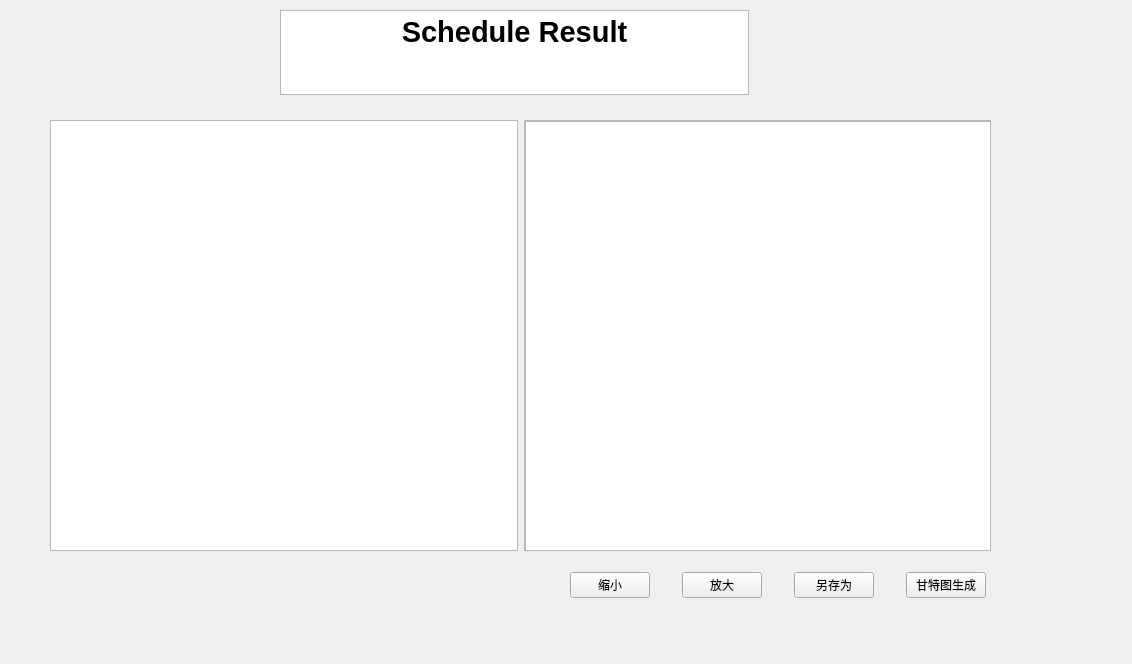
<?xml version="1.0" encoding="UTF-8"?>
<ui version="4.0">
 <class>haspagaresult</class>
 <widget class="QWidget" name="haspagaresult">
  <property name="geometry">
   <rect>
    <x>0</x>
    <y>0</y>
    <width>1132</width>
    <height>664</height>
   </rect>
  </property>
  <property name="windowTitle">
   <string>Schedule Result</string>
  </property>
  <widget class="QTextBrowser" name="textBrowser">
   <property name="geometry">
    <rect>
     <x>280</x>
     <y>10</y>
     <width>469</width>
     <height>85</height>
    </rect>
   </property>
   <property name="html">
    <string>&lt;!DOCTYPE HTML PUBLIC &quot;-//W3C//DTD HTML 4.0//EN&quot; &quot;http://www.w3.org/TR/REC-html40/strict.dtd&quot;&gt;
&lt;html&gt;&lt;head&gt;&lt;meta name=&quot;qrichtext&quot; content=&quot;1&quot; /&gt;&lt;meta charset=&quot;utf-8&quot; /&gt;&lt;style type=&quot;text/css&quot;&gt;
p, li { white-space: pre-wrap; }
hr { height: 1px; border-width: 0; }
li.unchecked::marker { content: &quot;\2610&quot;; }
li.checked::marker { content: &quot;\2612&quot;; }
&lt;/style&gt;&lt;/head&gt;&lt;body style=&quot; font-family:'Microsoft YaHei UI'; font-size:9pt; font-weight:400; font-style:normal;&quot;&gt;
&lt;p align=&quot;center&quot; style=&quot; margin-top:0px; margin-bottom:0px; margin-left:0px; margin-right:0px; -qt-block-indent:0; text-indent:0px;&quot;&gt;&lt;span style=&quot; font-size:22pt; font-weight:700;&quot;&gt;Schedule Result&lt;/span&gt;&lt;/p&gt;&lt;/body&gt;&lt;/html&gt;</string>
   </property>
  </widget>
  <widget class="QWidget" name="layoutWidget">
   <property name="geometry">
    <rect>
     <x>570</x>
     <y>570</y>
     <width>416</width>
     <height>30</height>
    </rect>
   </property>
   <layout class="QHBoxLayout" name="horizontalLayout_2">
    <item>
     <widget class="QPushButton" name="pushButton">
      <property name="text">
       <string>缩小</string>
      </property>
     </widget>
    </item>
    <item>
     <spacer name="horizontalSpacer">
      <property name="orientation">
       <enum>Qt::Horizontal</enum>
      </property>
      <property name="sizeHint" stdset="0">
       <size>
        <width>40</width>
        <height>20</height>
       </size>
      </property>
     </spacer>
    </item>
    <item>
     <widget class="QPushButton" name="pushButton_2">
      <property name="text">
       <string>放大</string>
      </property>
     </widget>
    </item>
    <item>
     <spacer name="horizontalSpacer_2">
      <property name="orientation">
       <enum>Qt::Horizontal</enum>
      </property>
      <property name="sizeHint" stdset="0">
       <size>
        <width>40</width>
        <height>20</height>
       </size>
      </property>
     </spacer>
    </item>
    <item>
     <widget class="QPushButton" name="pushButton_4">
      <property name="text">
       <string>另存为</string>
      </property>
     </widget>
    </item>
    <item>
     <spacer name="horizontalSpacer_3">
      <property name="orientation">
       <enum>Qt::Horizontal</enum>
      </property>
      <property name="sizeHint" stdset="0">
       <size>
        <width>40</width>
        <height>20</height>
       </size>
      </property>
     </spacer>
    </item>
    <item>
     <widget class="QPushButton" name="pushButton_3">
      <property name="text">
       <string>甘特图生成</string>
      </property>
     </widget>
    </item>
   </layout>
  </widget>
  <widget class="QWidget" name="layoutWidget_2">
   <property name="geometry">
    <rect>
     <x>50</x>
     <y>120</y>
     <width>941</width>
     <height>431</height>
    </rect>
   </property>
   <layout class="QHBoxLayout" name="horizontalLayout">
    <item>
     <widget class="QPlainTextEdit" name="plainTextEdit"/>
    </item>
    <item>
     <widget class="QScrollArea" name="scrollArea">
      <property name="widgetResizable">
       <bool>true</bool>
      </property>
      <widget class="QWidget" name="scrollAreaWidgetContents">
       <property name="geometry">
        <rect>
         <x>0</x>
         <y>0</y>
         <width>464</width>
         <height>427</height>
        </rect>
       </property>
       <widget class="QGraphicsView" name="graphicsView">
        <property name="geometry">
         <rect>
          <x>0</x>
          <y>0</y>
          <width>471</width>
          <height>431</height>
         </rect>
        </property>
       </widget>
      </widget>
     </widget>
    </item>
   </layout>
  </widget>
 </widget>
 <resources/>
 <connections/>
</ui>
